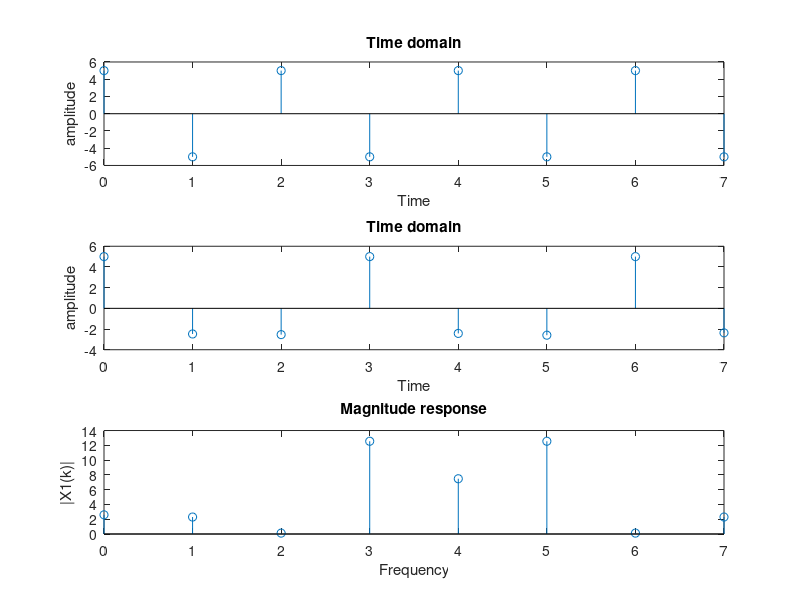

Write the MATLAB code that produced this figure.
clear;
N=8;

F1=1000;
f1s=2000;
f2s=750;
n=0:N-1

x1n=5*sin(2*pi*(F1/f1s)*n+(pi/2));
 x1n
 
 n=0:N-1
 x2n=5*sin(2*3.14*(F1/f2s)*n+(3.14/2));
 x2n
 
 
 t=0:N-1
subplot(3,1,1)
stem(t,x1n)
xlabel('Time');

ylabel('amplitude');

title('Time domain');

subplot(3,1,2)
stem(t,x2n)
xlabel('Time');

ylabel('amplitude');

title('Time domain');

X1=zeros(8,1);

for m=0:N-1
  for n=0:N-1
    X1(m+1)=X1(m+1)+x2n(n+1)*[cos((2*pi*n*m)/N)-j*sin((2*pi*n*m)/N)];
  endfor
endfor
X1

t=0:N-1
subplot(313)

stem(t,X1)
xlabel('Frequency');

ylabel('|X1(k)|');

title('Magnitude response')